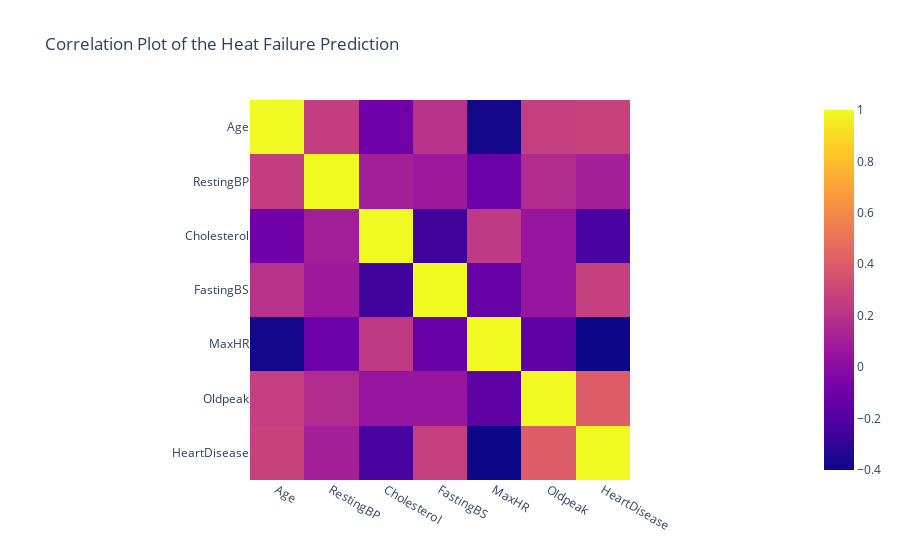

The cell this chart's notebook holds for it:
### Code cell
px.imshow(tf_numeric.corr(),title="Correlation Plot of the Heat Failure Prediction")

### Figure 1 — Plotly figure (JSON) as saved in the notebook; plotly's stock layout.template omitted (floating-point values rounded to 4 significant figures)
{"data": [{"coloraxis": "coloraxis", "hovertemplate": "x: %{x}<br>y: %{y}<br>color: %{z}<extra></extra>", "name": "0", "type": "heatmap", "x": ["Age", "RestingBP", "Cholesterol", "FastingBS", "MaxHR", "Oldpeak", "HeartDisease"], "xaxis": "x", "y": ["Age", "RestingBP", "Cholesterol", "FastingBS", "MaxHR", "Oldpeak", "HeartDisease"], "yaxis": "y", "z": [[1, 0.2544, -0.09528, 0.198, -0.382, 0.2586, 0.282], [0.2544, 1, 0.1009, 0.07019, -0.1121, 0.1648, 0.1076], [-0.09528, 0.1009, 1, -0.261, 0.2358, 0.05015, -0.2327], [0.198, 0.07019, -0.261, 1, -0.1314, 0.0527, 0.2673], [-0.382, -0.1121, 0.2358, -0.1314, 1, -0.1607, -0.4004], [0.2586, 0.1648, 0.05015, 0.0527, -0.1607, 1, 0.404], [0.282, 0.1076, -0.2327, 0.2673, -0.4004, 0.404, 1]]}], "layout": {"coloraxis": {"colorscale": [[0, "#0d0887"], [0.1111, "#46039f"], [0.2222, "#7201a8"], [0.3333, "#9c179e"], [0.4444, "#bd3786"], [0.5556, "#d8576b"], [0.6667, "#ed7953"], [0.7778, "#fb9f3a"], [0.8889, "#fdca26"], [1, "#f0f921"]]}, "title": {"text": "Correlation Plot of the Heat Failure Prediction"}, "xaxis": {"anchor": "y", "constrain": "domain", "domain": [0, 1], "scaleanchor": "y"}, "yaxis": {"anchor": "x", "autorange": "reversed", "constrain": "domain", "domain": [0, 1]}}}
